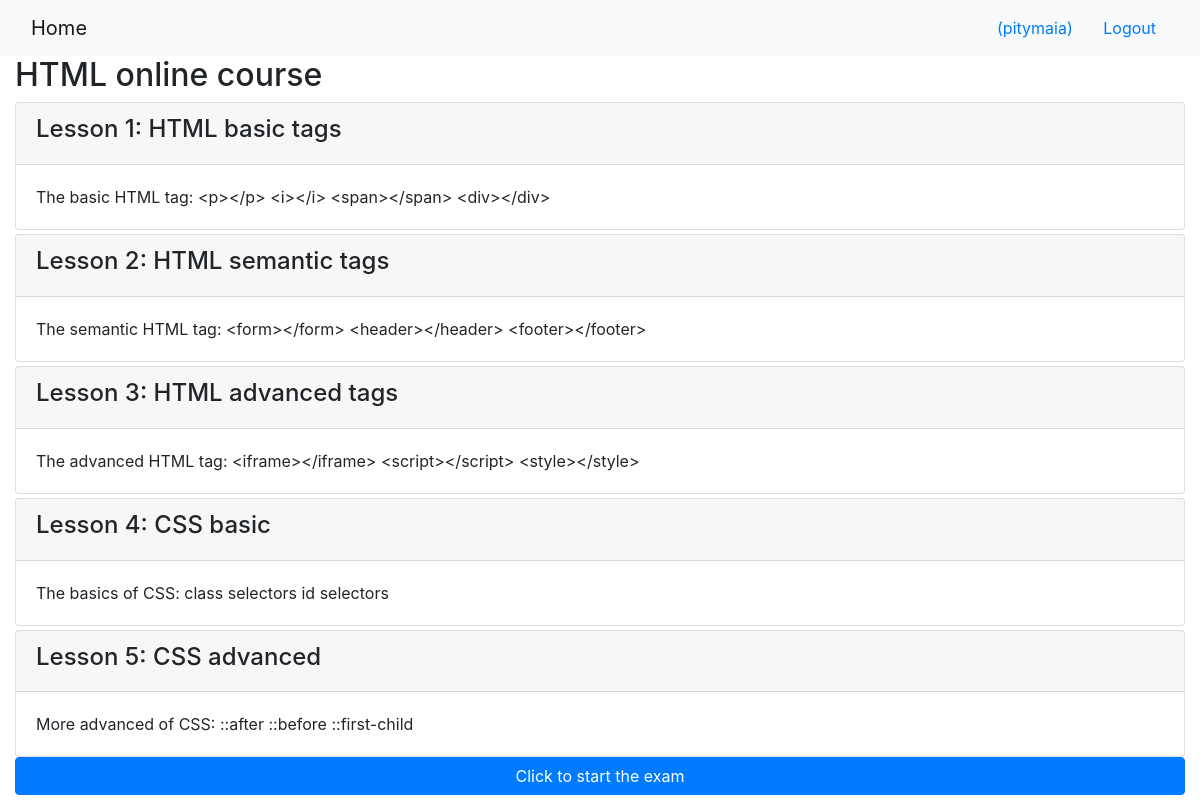
The app's page /onlinecourse/1/ (signed in) with its own data.
### onlinecourse/models.py (models this page shows, shortened)
class Course(models.Model):
    name = models.CharField(null=False, max_length=30, default='online course')
    image = models.ImageField(upload_to='course_images/')
    description = models.CharField(max_length=1000)
    pub_date = models.DateField(null=True)
    instructors = models.ManyToManyField(Instructor)
    users = models.ManyToManyField(settings.AUTH_USER_MODEL, through='Enrollment')
    total_enrollment = models.IntegerField(default=0)
    is_enrolled = False

class Lesson(models.Model):
    title = models.CharField(max_length=200, default="title")
    order = models.IntegerField(default=0)
    course = models.ForeignKey(Course, on_delete=models.CASCADE)
    content = models.TextField()

### onlinecourse/views.py (the view)
# urls.py: path('<int:pk>/', views.CourseDetailView.as_view(), name='course_details'),
class CourseDetailView(generic.DetailView):
    model = Course
    template_name = 'onlinecourse/course_detail_bootstrap.html'

### onlinecourse/templates/onlinecourse/course_detail_bootstrap.html (shortened to what this page needs)
<!DOCTYPE html>
<html lang="en">
<head>
     {% load static %}
    <link rel="stylesheet" href="https://maxcdn.bootstrapcdn.com/bootstrap/4.5.2/css/bootstrap.min.css">
</head>
<body>
    <nav class="navbar navbar-light bg-light">
        <div class="container-fluid">
            <div class="navbar-header">
                  <a class="navbar-brand" href="{% url 'onlinecourse:index' %}">Home</a>
            </div>
            <ul class="nav navbar-nav navbar-right">
                {% if user.is_authenticated %}
                <li>
                    <a class="btn btn-link" href="#">{{ user.first_name }}({{ user.username }})</a>
                    <a class="btn btn-link" href="{% url 'onlinecourse:logout' %}">Logout</a>
                </li>
                {% endif %}
            </ul>
        </div>
    </nav>
    <div class="container-fluid">
        <h2>{{ course.name }}</h2>
        <div class="card-columns-vertical">
            {% for lesson in course.lesson_set.all %}
                <div class="card mt-1">
                    <div class="card-header"><h4>Lesson {{lesson.order|add:0}}: {{lesson.title}}</h4></div>
                    <div class="card-body">{{lesson.content}}</div>
                </div>
            {% endfor %}
        </div>
        <div class="card-columns-vertical">
            {% if user.is_authenticated %}
                <button class="btn btn-primary btn-block" data-toggle="collapse" data-target="#exam">Click to start the exam</button>
            {% endif %}
        </div>
    </div>
</body>
</html>

### records on screen
Course: name "HTML online course"
Lesson: order|add "1", title "HTML basic tags", content "The basic HTML tag: <p></p> <i></i> <span></span> <div></div>"
Lesson: order|add "2", title "HTML semantic tags", content "The semantic HTML tag: <form></form> <header></header> <footer></footer>"
Lesson: order|add "3", title "HTML advanced tags", content "The advanced HTML tag: <iframe></iframe> <script></script> <style></style>"
Lesson: order|add "4", title "CSS basic", content "The basics of CSS: class selectors id selectors"
Lesson: order|add "5", title "CSS advanced", content "More advanced of CSS: ::after ::before ::first-child"

### other values on screen
{{ user.username }} "pitymaia"
